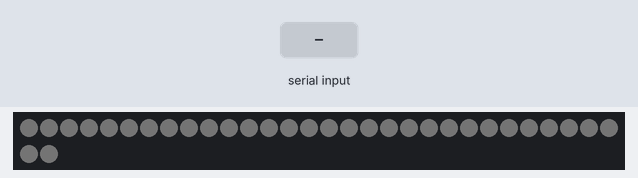
The sketch below on a simulated Arduino Uno, built with avr-gcc and run on an emulated ATmega328P. Parts: 32 RGB LEDs in strip order, left to right, continuing on the next row. The inputs (shaded band) are chosen by the test bench. Dim RGB values are drawn brighter than linear.

Above: at 1.2 s.
1.3 s: byte 30 received over Serial
2.8 s: byte 90 received over Serial
At 4.0 s:
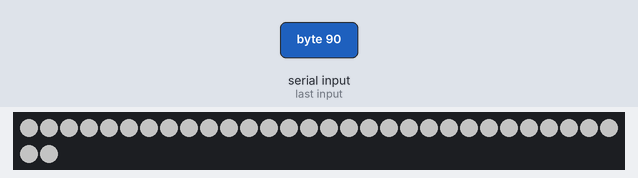
4.3 s: byte 120 received over Serial
Timing chart, 0 to 7.3 s (numbered marks = the images above; inputs shaded):
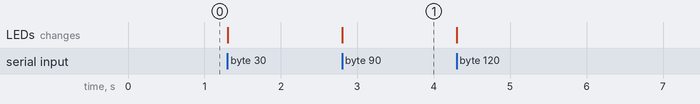

The sketch:

LED_ring.ino
```cpp
#include <Adafruit_NeoPixel.h>
#ifdef __AVR__
  #include <avr/power.h>
#endif
#define PIN        6
#define NUMPIXELS 32

//Adafruit_NeoPixel pixels(NUMPIXELS, PIN, NEO_GRB + NEO_KHZ800);
Adafruit_NeoPixel pixels(NUMPIXELS, PIN, NEO_GRB);
#define DELAYVAL 25

int brightness = 0;
int incomingByte = 0; // for incoming serial data

void setup() {
#if defined(__AVR_ATtiny85__) && (F_CPU == 16000000)
  clock_prescale_set(clock_div_1);
#endif

  Serial.begin(9600);

  pixels.begin();
  pixels.setBrightness(1); //adjust brightness here

  for(int i=0; i<NUMPIXELS; i++) {
    pixels.setPixelColor(i, pixels.Color(255, 255, 255));
  }

  pixels.show();
}

void loop() {
  if (Serial.available() > 0) {
    incomingByte = Serial.read();
    brightness =  incomingByte;
    pixels.setBrightness(brightness);
    pixels.show();
  }
}
```

Measured:
- after the input at 2.8 s, the LEDs: change at once (image 1)
